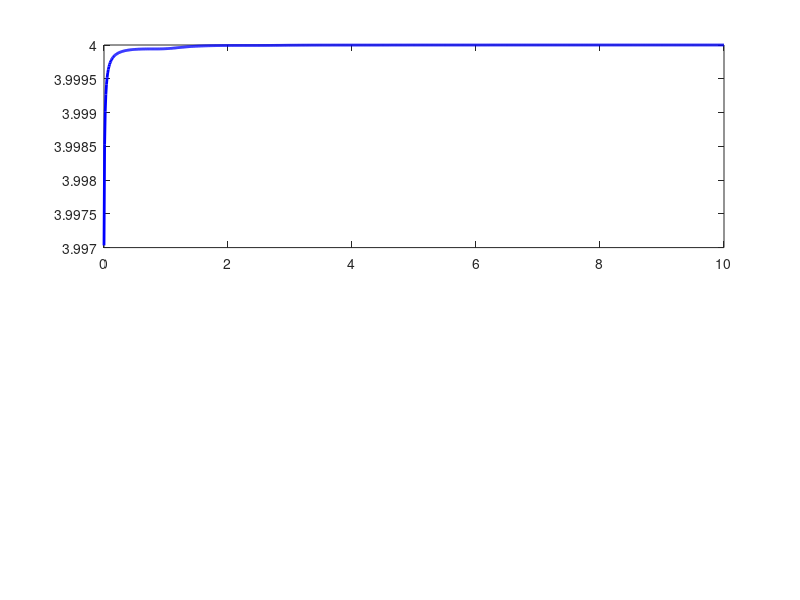

MATLAB code to generate this figure: (Note: this script raises an error after producing the figure.)
% PROJECT: Online parameter estimation of a harmonic oscillator using Recursive Least Squares (RLS).
% We estimate omega^2 in real-time from acceleration and position measurements: a(t) = -omega^2 * x(t).

clc, clear, close all;

% TRUE SYSTEM PARAMETERS (for comparison).
m_true = 1.0;    % Mass in kg.
k_true = 4.0;    % Spring constant in N/m.
omega_true = sqrt(k_true / m_true);  % Natural frequency.

% SIGNAL GENERATION.
dt = 0.01;
t = 0:dt:10;                          % Time vector.
x = cos(omega_true * t);             % Position x(t).
v = -omega_true * sin(omega_true * t);       % Velocity ẋ(t).
a = -omega_true^2 * cos(omega_true * t);     % Acceleration ẍ(t).

% The model used is: a(t) = -omega^2 * x(t).
% Or: y(t) = phi(t)' * theta, with phi(t) = -x(t), theta = omega^2.

% INITIALIZE RLS ESTIMATOR.
theta_hat = 1.0;        % Initial estimate of omega^2.
P = 1000;               % Initial covariance (large uncertainty).
lambda = 0.99;          % Forgetting factor (close to 1 for slow adaptation).

theta_history = zeros(length(t), 1);        % Store theta estimates.
omega_hat_history = zeros(length(t), 1);    % Store omega estimates.

% ONLINE RECURSIVE ESTIMATION.
for i = 1:length(t)
    phi = -x(i);          % Regressor.
    y = a(i);             % Output (acceleration).
    
    % Kalman gain.
    K = (P * phi) / (lambda + phi * P * phi);
    
    % Parameter update.
    e = y - phi * theta_hat;            % Estimation error.
    theta_hat = theta_hat + K * e;      % Update theta.
    
    % Covariance update.
    P = (P - K * phi * P) / lambda;
    
    % Save history.
    theta_history(i) = theta_hat;
    omega_hat_history(i) = sqrt(abs(theta_hat));  % Estimated omega.
end

% PLOTTING RESULTS.
figure;

subplot(2,1,1);
plot(t, theta_history, 'b', 'LineWidth', 2); hold on;
yline(omega_true^2, 'r--', 'LineWidth', 1.5);
ylabel('\theta = \omega^2');
title('Online estimation of \omega^2 using RLS');
legend('Estimated', 'True');
grid on;

subplot(2,1,2);
plot(t, omega_hat_history, 'm', 'LineWidth', 2); hold on;
yline(omega_true, 'k--', 'LineWidth', 1.5);
xlabel('Time [s]');
ylabel('\omega [rad/s]');
title('Online estimation of natural frequency \omega');
legend('Estimated', 'True');
grid on;
